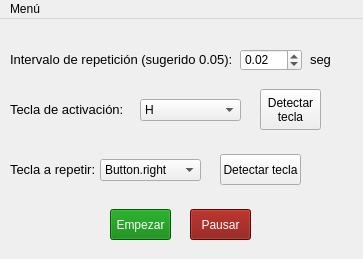
<?xml version="1.0" encoding="UTF-8"?>
<ui version="4.0">
 <class>MainWindow</class>
 <widget class="QMainWindow" name="MainWindow">
  <property name="geometry">
   <rect>
    <x>0</x>
    <y>0</y>
    <width>363</width>
    <height>259</height>
   </rect>
  </property>
  <property name="minimumSize">
   <size>
    <width>290</width>
    <height>218</height>
   </size>
  </property>
  <property name="maximumSize">
   <size>
    <width>500</width>
    <height>260</height>
   </size>
  </property>
  <property name="windowTitle">
   <string>Autoclicker Rata</string>
  </property>
  <property name="windowIcon">
   <iconset>
    <normaloff>Autoclicker_Icon.ico</normaloff>Autoclicker_Icon.ico</iconset>
  </property>
  <property name="styleSheet">
   <string notr="true">
QMenuBar { color: black;}
</string>
  </property>
  <property name="iconSize">
   <size>
    <width>24</width>
    <height>24</height>
   </size>
  </property>
  <property name="animated">
   <bool>true</bool>
  </property>
  <widget class="QWidget" name="centralwidget">
   <widget class="QStackedWidget" name="stackedWidget">
    <property name="geometry">
     <rect>
      <x>10</x>
      <y>10</y>
      <width>341</width>
      <height>211</height>
     </rect>
    </property>
    <property name="frameShape">
     <enum>QFrame::NoFrame</enum>
    </property>
    <property name="lineWidth">
     <number>1</number>
    </property>
    <property name="midLineWidth">
     <number>0</number>
    </property>
    <property name="currentIndex">
     <number>1</number>
    </property>
    <widget class="QWidget" name="page_3">
     <widget class="QGroupBox" name="groupBox_2">
      <property name="geometry">
       <rect>
        <x>10</x>
        <y>20</y>
        <width>321</width>
        <height>171</height>
       </rect>
      </property>
      <property name="styleSheet">
       <string notr="true">QGroupBox { border: 0; }</string>
      </property>
      <property name="title">
       <string/>
      </property>
      <widget class="QLabel" name="label_4">
       <property name="geometry">
        <rect>
         <x>10</x>
         <y>0</y>
         <width>71</width>
         <height>21</height>
        </rect>
       </property>
       <property name="font">
        <font>
         <pointsize>10</pointsize>
         <bold>true</bold>
        </font>
       </property>
       <property name="text">
        <string>Autor</string>
       </property>
      </widget>
      <widget class="QLabel" name="label_5">
       <property name="geometry">
        <rect>
         <x>10</x>
         <y>90</y>
         <width>301</width>
         <height>81</height>
        </rect>
       </property>
       <property name="font">
        <font>
         <pointsize>10</pointsize>
        </font>
       </property>
       <property name="text">
        <string>Cualquier uso fuera de las políticas y/o reglas 
de otros programas, queda bajo la responsabilidad 
del usuario.</string>
       </property>
      </widget>
      <widget class="QLabel" name="label_6">
       <property name="geometry">
        <rect>
         <x>10</x>
         <y>30</y>
         <width>231</width>
         <height>21</height>
        </rect>
       </property>
       <property name="font">
        <font>
         <pointsize>10</pointsize>
        </font>
       </property>
       <property name="text">
        <string> josueelpapi123</string>
       </property>
      </widget>
      <widget class="QLabel" name="label_7">
       <property name="geometry">
        <rect>
         <x>10</x>
         <y>80</y>
         <width>101</width>
         <height>21</height>
        </rect>
       </property>
       <property name="font">
        <font>
         <pointsize>10</pointsize>
         <bold>true</bold>
        </font>
       </property>
       <property name="styleSheet">
        <string notr="true">color: red;</string>
       </property>
       <property name="text">
        <string>Advertencia</string>
       </property>
      </widget>
     </widget>
    </widget>
    <widget class="QWidget" name="page_4">
     <widget class="QGroupBox" name="groupBox">
      <property name="geometry">
       <rect>
        <x>0</x>
        <y>10</y>
        <width>351</width>
        <height>161</height>
       </rect>
      </property>
      <property name="styleSheet">
       <string notr="true">QGroupBox { border: 0; }</string>
      </property>
      <property name="title">
       <string/>
      </property>
      <widget class="QLabel" name="label_2">
       <property name="geometry">
        <rect>
         <x>0</x>
         <y>10</y>
         <width>231</width>
         <height>21</height>
        </rect>
       </property>
       <property name="font">
        <font>
         <pointsize>10</pointsize>
        </font>
       </property>
       <property name="text">
        <string>Intervalo de repetición (sugerido 0.05):</string>
       </property>
      </widget>
      <widget class="QDoubleSpinBox" name="doubleSpinBoxInterval">
       <property name="geometry">
        <rect>
         <x>230</x>
         <y>10</y>
         <width>62</width>
         <height>22</height>
        </rect>
       </property>
       <property name="buttonSymbols">
        <enum>QAbstractSpinBox::UpDownArrows</enum>
       </property>
       <property name="accelerated">
        <bool>false</bool>
       </property>
       <property name="showGroupSeparator" stdset="0">
        <bool>false</bool>
       </property>
       <property name="decimals">
        <number>2</number>
       </property>
       <property name="maximum">
        <double>10.000000000000000</double>
       </property>
       <property name="singleStep">
        <double>1.000000000000000</double>
       </property>
       <property name="stepType">
        <enum>QAbstractSpinBox::AdaptiveDecimalStepType</enum>
       </property>
       <property name="value">
        <double>0.020000000000000</double>
       </property>
      </widget>
      <widget class="QLabel" name="label_3">
       <property name="geometry">
        <rect>
         <x>300</x>
         <y>10</y>
         <width>31</width>
         <height>21</height>
        </rect>
       </property>
       <property name="font">
        <font>
         <pointsize>10</pointsize>
        </font>
       </property>
       <property name="text">
        <string>seg</string>
       </property>
      </widget>
      <widget class="QLabel" name="label">
       <property name="geometry">
        <rect>
         <x>0</x>
         <y>60</y>
         <width>121</width>
         <height>20</height>
        </rect>
       </property>
       <property name="font">
        <font>
         <pointsize>10</pointsize>
        </font>
       </property>
       <property name="text">
        <string>Tecla de activación:</string>
       </property>
      </widget>
      <widget class="QComboBox" name="comboBoxKey">
       <property name="geometry">
        <rect>
         <x>130</x>
         <y>60</y>
         <width>101</width>
         <height>22</height>
        </rect>
       </property>
       <property name="currentIndex">
        <number>0</number>
       </property>
       <item>
        <property name="text">
         <string>H</string>
        </property>
       </item>
       <item>
        <property name="text">
         <string>Y</string>
        </property>
       </item>
      </widget>
      <widget class="QPushButton" name="pushButtonDetectarTecla">
       <property name="geometry">
        <rect>
         <x>250</x>
         <y>50</y>
         <width>61</width>
         <height>41</height>
        </rect>
       </property>
       <property name="text">
        <string>Detectar 
tecla</string>
       </property>
      </widget>
      <widget class="QLabel" name="label_8">
       <property name="geometry">
        <rect>
         <x>0</x>
         <y>120</y>
         <width>91</width>
         <height>20</height>
        </rect>
       </property>
       <property name="font">
        <font>
         <pointsize>10</pointsize>
        </font>
       </property>
       <property name="text">
        <string>Tecla a repetir:</string>
       </property>
      </widget>
      <widget class="QComboBox" name="comboBoxRepeatKey">
       <property name="geometry">
        <rect>
         <x>90</x>
         <y>120</y>
         <width>101</width>
         <height>22</height>
        </rect>
       </property>
       <property name="currentIndex">
        <number>0</number>
       </property>
       <item>
        <property name="text">
         <string>Button.right</string>
        </property>
       </item>
       <item>
        <property name="text">
         <string>Button.left</string>
        </property>
       </item>
       <item>
        <property name="text">
         <string>KEY.SHIFT</string>
        </property>
       </item>
      </widget>
      <widget class="QPushButton" name="pushButtonDetectarTecla_2">
       <property name="geometry">
        <rect>
         <x>210</x>
         <y>115</y>
         <width>81</width>
         <height>31</height>
        </rect>
       </property>
       <property name="text">
        <string>Detectar tecla</string>
       </property>
      </widget>
     </widget>
     <widget class="QGroupBox" name="groupBox2">
      <property name="geometry">
       <rect>
        <x>90</x>
        <y>150</y>
        <width>161</width>
        <height>71</height>
       </rect>
      </property>
      <property name="styleSheet">
       <string notr="true">QGroupBox { border: 0; }</string>
      </property>
      <property name="title">
       <string/>
      </property>
      <widget class="QPushButton" name="pushButtonEmpezar">
       <property name="geometry">
        <rect>
         <x>10</x>
         <y>30</y>
         <width>61</width>
         <height>31</height>
        </rect>
       </property>
       <property name="styleSheet">
        <string notr="true">color: white;
background-color: green;</string>
       </property>
       <property name="text">
        <string>Empezar</string>
       </property>
      </widget>
      <widget class="QGroupBox" name="groupBox_4">
       <property name="geometry">
        <rect>
         <x>270</x>
         <y>90</y>
         <width>321</width>
         <height>91</height>
        </rect>
       </property>
       <property name="title">
        <string/>
       </property>
       <widget class="QLabel" name="label_10">
        <property name="geometry">
         <rect>
          <x>10</x>
          <y>10</y>
          <width>191</width>
          <height>21</height>
         </rect>
        </property>
        <property name="font">
         <font>
          <pointsize>10</pointsize>
         </font>
        </property>
        <property name="text">
         <string>Intervalo de click  (sugerido 0.05):</string>
        </property>
       </widget>
       <widget class="QDoubleSpinBox" name="doubleSpinBox_4">
        <property name="geometry">
         <rect>
          <x>210</x>
          <y>10</y>
          <width>62</width>
          <height>22</height>
         </rect>
        </property>
        <property name="buttonSymbols">
         <enum>QAbstractSpinBox::UpDownArrows</enum>
        </property>
        <property name="accelerated">
         <bool>false</bool>
        </property>
        <property name="showGroupSeparator" stdset="0">
         <bool>false</bool>
        </property>
        <property name="stepType">
         <enum>QAbstractSpinBox::AdaptiveDecimalStepType</enum>
        </property>
       </widget>
       <widget class="QLabel" name="label_11">
        <property name="geometry">
         <rect>
          <x>280</x>
          <y>10</y>
          <width>31</width>
          <height>21</height>
         </rect>
        </property>
        <property name="font">
         <font>
          <pointsize>10</pointsize>
         </font>
        </property>
        <property name="text">
         <string>seg</string>
        </property>
       </widget>
       <widget class="QLabel" name="label_12">
        <property name="geometry">
         <rect>
          <x>10</x>
          <y>50</y>
          <width>121</width>
          <height>20</height>
         </rect>
        </property>
        <property name="font">
         <font>
          <pointsize>10</pointsize>
         </font>
        </property>
        <property name="text">
         <string>Tecla de activación:</string>
        </property>
       </widget>
       <widget class="QComboBox" name="comboBox_4">
        <property name="geometry">
         <rect>
          <x>130</x>
          <y>50</y>
          <width>81</width>
          <height>22</height>
         </rect>
        </property>
        <item>
         <property name="text">
          <string>Scroll click</string>
         </property>
        </item>
        <item>
         <property name="text">
          <string>H</string>
         </property>
        </item>
        <item>
         <property name="text">
          <string>Y</string>
         </property>
        </item>
       </widget>
       <widget class="QPushButton" name="pushButton_4">
        <property name="geometry">
         <rect>
          <x>230</x>
          <y>40</y>
          <width>61</width>
          <height>41</height>
         </rect>
        </property>
        <property name="text">
         <string>Detectar 
tecla</string>
        </property>
       </widget>
      </widget>
      <widget class="QPushButton" name="pushButtonPausar">
       <property name="geometry">
        <rect>
         <x>90</x>
         <y>30</y>
         <width>61</width>
         <height>31</height>
        </rect>
       </property>
       <property name="styleSheet">
        <string notr="true">color: white;
background-color: rgb(131, 8, 0);</string>
       </property>
       <property name="text">
        <string>Pausar</string>
       </property>
      </widget>
     </widget>
    </widget>
   </widget>
  </widget>
  <widget class="QMenuBar" name="menubar">
   <property name="geometry">
    <rect>
     <x>0</x>
     <y>0</y>
     <width>363</width>
     <height>22</height>
    </rect>
   </property>
   <property name="focusPolicy">
    <enum>Qt::NoFocus</enum>
   </property>
   <property name="defaultUp">
    <bool>false</bool>
   </property>
   <property name="nativeMenuBar">
    <bool>true</bool>
   </property>
   <widget class="QMenu" name="menuInicio">
    <property name="tearOffEnabled">
     <bool>false</bool>
    </property>
    <property name="title">
     <string>Menú</string>
    </property>
    <property name="separatorsCollapsible">
     <bool>false</bool>
    </property>
    <property name="toolTipsVisible">
     <bool>false</bool>
    </property>
    <addaction name="actionInicio"/>
    <addaction name="separator"/>
    <addaction name="actionAcercaDe"/>
   </widget>
   <addaction name="menuInicio"/>
  </widget>
  <action name="actionInicio">
   <property name="checkable">
    <bool>false</bool>
   </property>
   <property name="checked">
    <bool>false</bool>
   </property>
   <property name="text">
    <string>Inicio</string>
   </property>
   <property name="shortcutContext">
    <enum>Qt::WindowShortcut</enum>
   </property>
  </action>
  <action name="actionAcercaDe">
   <property name="text">
    <string>Acerca de</string>
   </property>
  </action>
 </widget>
 <resources/>
 <connections/>
</ui>
